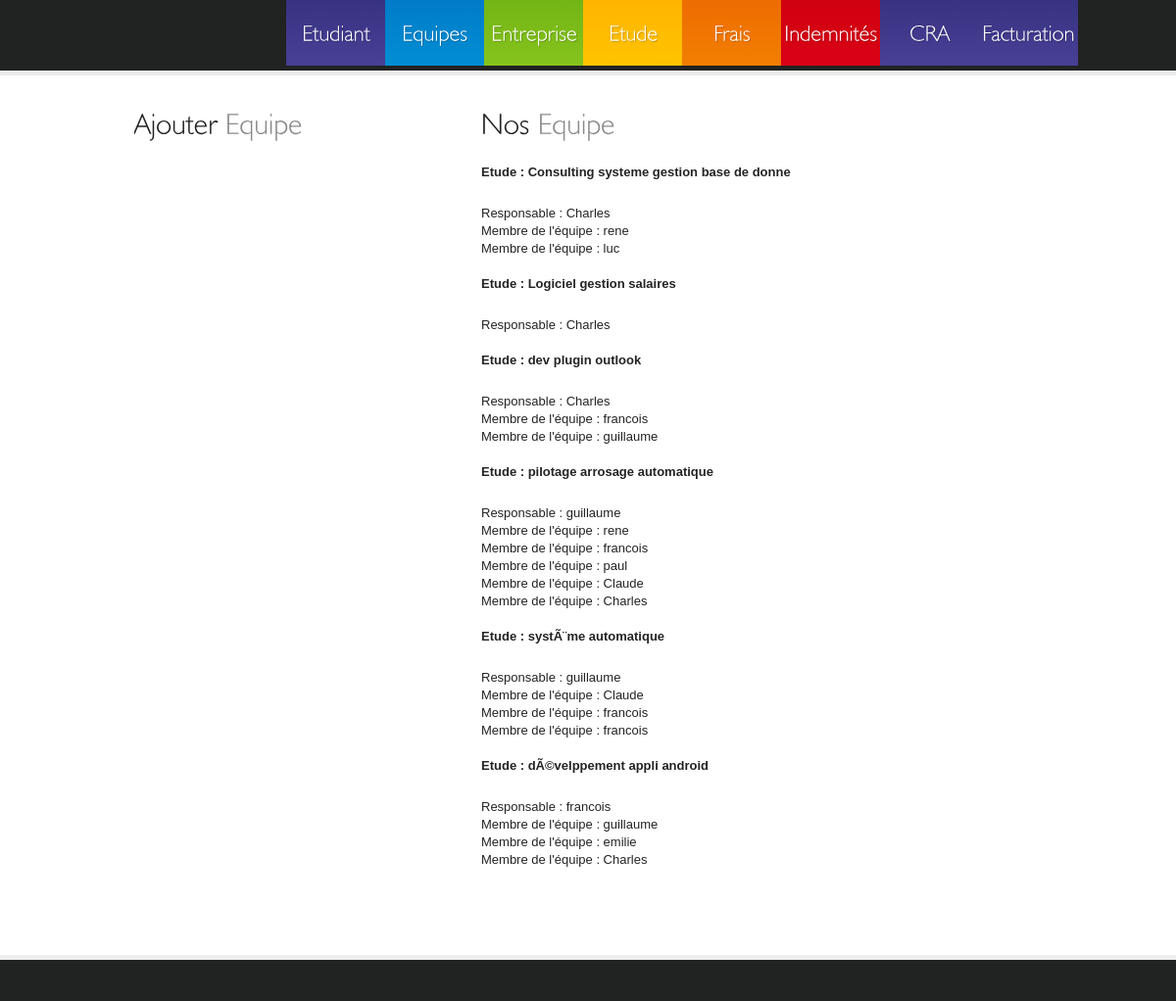
Screenshot of /admin/equipeTool.php with the database file from the repository.
### tables this page shows
CREATE TABLE `equipe` (
  `noEquipe` int(11) NOT NULL AUTO_INCREMENT,
  `noResp` int(11) NOT NULL,
  `noEtude` int(11) NOT NULL,
  PRIMARY KEY (`noEquipe`),
  KEY `noResp` (`noResp`),
  KEY `noResp_2` (`noResp`),
  KEY `noEtude` (`noEtude`)
);

CREATE TABLE `etude` (
  `noEtude` int(11) NOT NULL AUTO_INCREMENT,
  `noEnts` int(11) NOT NULL,
  `dateDebut` varchar(80) NOT NULL,
  `duree` int(11) NOT NULL,
  `dateFin` date NOT NULL,
  `prixJournee` int(11) NOT NULL,
  `convention` varchar(40) NOT NULL,
  `statut` tinyint(4) NOT NULL,
  PRIMARY KEY (`noEtude`),
  UNIQUE KEY `noEtude` (`noEtude`),
  KEY `noEnts` (`noEnts`)
);

CREATE TABLE `etudiant` (
  `noEtudiant` int(255) NOT NULL AUTO_INCREMENT,
  `nomEtudiant` varchar(11) NOT NULL,
  `adresseEtudiant` varchar(150) NOT NULL,
  `noSecu` int(11) NOT NULL,
  PRIMARY KEY (`noEtudiant`)
);

### admin/equipeTool.php (the view, shortened to what this page needs)
<!DOCTYPE html>
<html lang="fr">
    <head>
        <link rel="stylesheet" href="../css/reset.css" type="text/css" media="all">
        <link rel="stylesheet" href="../css/style.css" type="text/css" media="all">
    </head>
    <body>
        <header>
            <div class="container">
                <nav>
                    <ul>
                        <li><a href="studentTool.php?return='null">Etudiant</a></li>
                        <li><a href="equipeTool.php?return='null">Equipes</a></li>
                        <li><a href="corpTool.php?return='null'">Entreprise</a></li>
                        <li><a href="studyTool.php?return='null'">Etude</a></li>
                        <li><a href="fraistool.php?return='null'">Frais</a></li>
                        <li><a href="indemnitesSelectEtudiant.php">Indemnités</a></li>
                        <li><a href="craTool.php">CRA</a></li>
                        <li><a href="factureTool.php">Facturation</a></li>
                    </ul>
                </nav>
            </div>
        </header>
        <div class="main-box">
            <div class="container">
                <div class="inside">
                    <div class="wrapper">
                        <aside>
                            <h2>Ajouter <span>Equipe</span></h2>
                        </aside>
                        <section id="content">
                            <article>
                                <h2>Nos <span>Equipe</span></h2>
                                <ul class="contacts">
                                    <?php
                                    $requestequipe = mysql_query("select equipe.noEquipe,etude.noEtude,convention,noResp, nomEtudiant from equipe join etude on etude.noEtude=equipe.noEtude join etudiant on etudiant.noEtudiant=equipe.noResp");
                                    while ($tuple = mysql_fetch_object($requestequipe)) {
                                        $id = $tuple->noEquipe;
                                        $convention = $tuple->convention;
                                        $nomResp = $tuple->nomEtudiant;
                                        echo "<div><h3>Etude : $convention</h3></br>Responsable : $nomResp</h3></br>";
                                        $requestteam = mysql_query("select * from equipe join participant on participant.noEquipe=equipe.noEquipe join etudiant on etudiant.noEtudiant=participant.noEtudiant where (equipe.noEquipe='$id' and nomEtudiant !='$nomResp' )");
                                                while ($tuple = mysql_fetch_object($requestteam)) {
                                                    $membre = $tuple->nomEtudiant;
                                                    echo "Membre de l'équipe : $membre</br>";
                                                }
                                                echo "</div></br>";
                                    }
                                    ?>
                                </ul>
                            </article>
                        </section>
                    </div>
                </div>
            </div>
        </div>
        <footer>
        </footer>
    </body>
</html>

### CSS/style.css (style rules this page uses)
article, aside, audio, canvas, command, datalist, details, embed, figcaption, figure, footer, header, hgroup, keygen, meter, nav, output, progress, section, source, video { display: block; }
body { background:#212222; font-family:Arial, Helvetica, sans-serif; font-size:100%; line-height:1.125em; color:#242424; }
html { min-width:1000px; }
html, body { height:100%; }
.container { margin: 0 auto; position: relative; width: 1000px; font-size:.8125em; }
header { height:72px; overflow:hidden; background:url(../images/header-bg.gif) 0 0 repeat-x; }
#content { float: left; width: 572px; }
aside { float: left; width: 302px; margin-right:52px; }
footer { padding:20px 0 22px 0; border-top:5px solid #eee; }
.wrapper { width:100%; overflow:hidden; }
.inside { padding: 32px 37px 50px 37px; }
a { color:#f27f02; outline:none; }
h2 { font-size:30px; line-height:1.2em; font-weight:normal; color:#212222; margin-bottom:22px; }
h2 span { color:#8a8a8a; }
h3 { font-size:1em; margin-bottom:6px; }
.main-box { border-top:5px solid #eaeaea; background:#fff; width:100%; }
.contacts { padding-bottom:20px; }
header nav { float:right; }
header nav ul li { float:left; }
header nav ul li a { font-size:22px; color:#fff; height:67px; line-height:67px; text-decoration:none; width:101px; text-align:center; float:left; background:#433b8f; background-image: gradient(top, #383282, #484095); background-image: -moz-linear-gradient(top, #383282, #484095); background-image: -webkit-gradient(linear,left top,left bottom,color-stop(0, #383282),color-stop(1, #484095)); filter: progid:DXImageTransform.Microsoft.gradient(startColorStr='#383282', EndColorStr='#484095'); -ms-filter: "progid:DXImageTransform.Microsoft.gradient(startColorStr='#383282', EndColorStr='#484095')"; }
header nav ul li:nth-of-type(2) a { background:#0184cd; background-image: -moz-linear-gradient(top, #017bc8, #018ed3); background-image: -webkit-gradient(linear,left top,left bottom,color-stop(0, #017bc8),color-stop(1, #018ed3)); filter: progid:DXImageTransform.Microsoft.gradient(startColorStr='#017bc8', EndColorStr='#018ed3'); -ms-filter: "progid:DXImageTransform.Microsoft.gradient(startColorStr='#017bc8', EndColorStr='#018ed3')"; }
header nav ul li:nth-of-type(3) a { background:#7cbc19; background-image: -moz-linear-gradient(top, #73b515, #86c31d); background-image: -webkit-gradient(linear,left top,left bottom,color-stop(0, #73b515),color-stop(1, #86c31d)); filter: progid:DXImageTransform.Microsoft.gradient(startColorStr='#73b515', EndColorStr='#86c31d'); -ms-filter: "progid:DXImageTransform.Microsoft.gradient(startColorStr='#73b515', EndColorStr='#86c31d')"; }
header nav ul li:nth-of-type(4) a { background:#ffbc00; background-image: -moz-linear-gradient(top, #ffb500, #ffc300); background-image: -webkit-gradient(linear,left top,left bottom,color-stop(0, #ffb500),color-stop(1, #ffc300)); filter: progid:DXImageTransform.Microsoft.gradient(startColorStr='#ffb500', EndColorStr='#ffc300'); -ms-filter: "progid:DXImageTransform.Microsoft.gradient(startColorStr='#ffb500', EndColorStr='#ffc300')"; }
header nav ul li:nth-of-type(5) a { background:#f07502; background-image: -moz-linear-gradient(top, #ee6c01, #f27f02); background-image: -webkit-gradient(linear,left top,left bottom,color-stop(0, #ee6c01),color-stop(1, #f27f02)); filter: progid:DXImageTransform.Microsoft.gradient(startColorStr='#ee6c01', EndColorStr='#f27f02'); -ms-filter: "progid:DXImageTransform.Microsoft.gradient(startColorStr='#ee6c01', EndColorStr='#f27f02')"; }
header nav ul li:nth-of-type(6) a { background:#d00110; background-image: -moz-linear-gradient(top, #d00110, #da0116); background-image: -webkit-gradient(linear,left top,left bottom,color-stop(0, #d00110),color-stop(1, #da0116)); filter: progid:DXImageTransform.Microsoft.gradient(startColorStr='#d00110', EndColorStr='#da0116'); -ms-filter: "progid:DXImageTransform.Microsoft.gradient(startColorStr='#d00110', EndColorStr='#da0116')"; }
footer { color:#fff; }

### rows the page displays
equipe: noEtude.convention "Consulting systeme gestion base de donne", noResp.nomEtudiant "Charles", membre "rene", membre "luc"
equipe: noEtude.convention "Logiciel gestion salaires", noResp.nomEtudiant "Charles"
equipe: noEtude.convention "dev plugin outlook", noResp.nomEtudiant "Charles", membre "francois", membre "guillaume"
equipe: noEtude.convention "pilotage arrosage automatique", noResp.nomEtudiant "guillaume", membre "rene", membre "francois", membre "paul", membre "Claude", membre "Charles"
equipe: noEtude.convention "systÃ¨me automatique", noResp.nomEtudiant "guillaume", membre "Claude", membre "francois"
equipe: noEtude.convention "dÃ©velppement appli android", noResp.nomEtudiant "francois", membre "guillaume", membre "emilie", membre "Charles"
